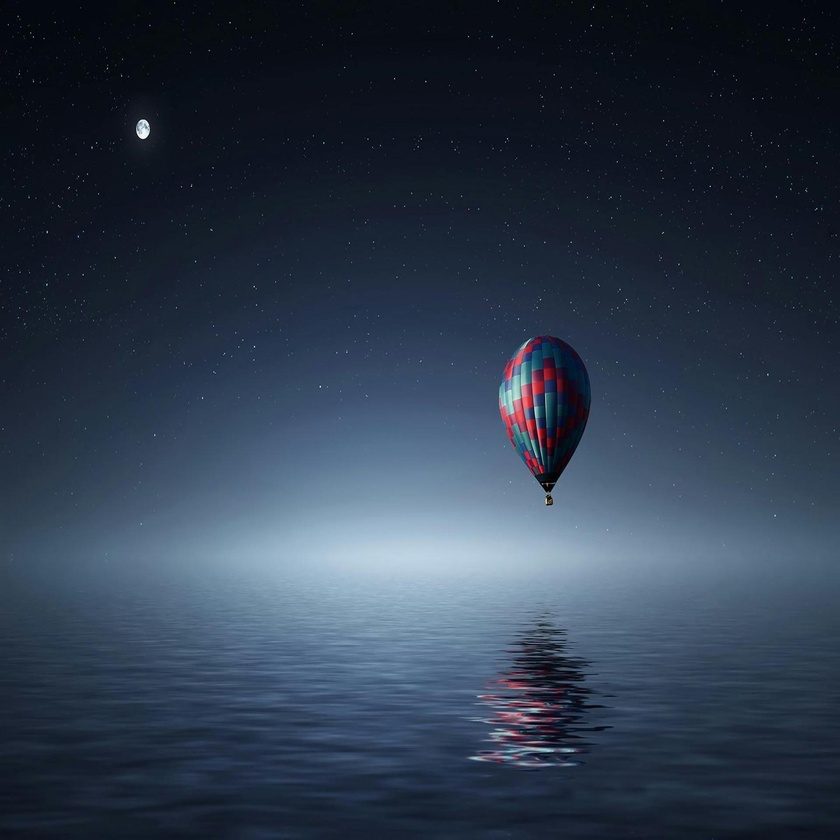
#> input picture testing/test_directory/2048x2048/above-adventure-aerial-air.jpg, 840 x 840 px, shrunk from 2048 x 2048 before the run; its folder holds only this picture in this run
$ python noise_addition.py
#> lines starting #> are read from the running program, lines starting #| are printed output that depends on the picture
import os
import numpy as np
from PIL import Image

# Noise functions
def add_gaussian_noise(image_array, mean=0, sigma=25):
    """Adds Gaussian noise to the image."""
    gaussian_noise = np.random.normal(mean, sigma, image_array.shape)
    noisy_image = image_array + gaussian_noise
    noisy_image = np.clip(noisy_image, 0, 255)
    return noisy_image.astype(np.uint8)

def add_salt_and_pepper_noise(image_array, salt_prob=0.05, pepper_prob=0.05):
    """Adds Salt-and-Pepper noise to the image."""
    noisy_image = np.copy(image_array)
    # Create a random matrix for noise
    rand_matrix = np.random.rand(*image_array.shape[:2])
    # Apply salt noise (white pixels)
    noisy_image[rand_matrix < salt_prob] = 255
    # Apply pepper noise (black pixels)
    noisy_image[rand_matrix > 1 - pepper_prob] = 0
    return noisy_image

def add_speckle_noise(image_array):
    """Adds Speckle noise to the image."""
    noise = np.random.randn(*image_array.shape)
    noisy_image = image_array + image_array * noise
    noisy_image = np.clip(noisy_image, 0, 255)
    return noisy_image.astype(np.uint8)

def add_poisson_noise(image_array):
    """Adds Poisson noise to the image safely."""
    image_array = image_array.astype(np.float32)  # Convert to float
    noisy_image = np.random.poisson(image_array)  # Apply Poisson noise
    noisy_image = np.clip(noisy_image, 0, 255)  # Ensure valid range
    return noisy_image.astype(np.uint8)  # Convert back to uint8

def add_uniform_noise(image_array, low=-50, high=50):
    """Adds Uniform noise to the image."""
    uniform_noise = np.random.uniform(low, high, image_array.shape)
    noisy_image = image_array + uniform_noise
    noisy_image = np.clip(noisy_image, 0, 255)
    return noisy_image.astype(np.uint8)

# Define the noise functions in a dictionary for easy iteration.
noise_functions = {
    "Gaussian": add_gaussian_noise,
    "SaltPepper": add_salt_and_pepper_noise,
    "Speckle": add_speckle_noise,
    "Poisson": add_poisson_noise,
    "Uniform": add_uniform_noise
}

# Define directories
INPUT_FOLDER = "./testing/test_directory/2048x2048"  # Folder containing your watermarked images
OUTPUT_BASE_FOLDER = "./testing/res(with_noise)/2048x2048"   # Base folder to save noisy images

# Create output directories for each noise type
for noise_name in noise_functions.keys():
    output_dir = os.path.join(OUTPUT_BASE_FOLDER, noise_name)
    os.makedirs(output_dir, exist_ok=True)

# Process each image in the input folder
for filename in os.listdir(INPUT_FOLDER):
    if filename.lower().endswith((".png", ".jpg", ".jpeg", ".bmp")):
        input_path = os.path.join(INPUT_FOLDER, filename)
        try:
            with Image.open(input_path) as img:
                # Ensure image is in RGB format
#> img is the input picture: PIL image 840x840 RGB; mean R, G, B 45.3, 58.2, 75.8
                img = img.convert("RGB")
                image_array = np.array(img)
        except Exception as e:
            print(f"⚠ Error opening {filename}: {e}")
            continue

        base_name, _ = os.path.splitext(filename)
        # Apply each noise function and save the resulting image
        for noise_name, noise_func in noise_functions.items():
            try:
                noisy_array = noise_func(image_array)
                noisy_img = Image.fromarray(noisy_array)
                # Construct filename like image1_Gaussian.png
                output_filename = f"{base_name}_{noise_name}.png"
                output_path = os.path.join(OUTPUT_BASE_FOLDER, noise_name, output_filename)
                noisy_img.save(output_path)
                print(f"✔ Saved: {output_path}")
            except Exception as e:
                print(f"⚠ Error processing {filename} with {noise_name} noise: {e}")
#> this loop made 5 passes
#> pass 1, in add_gaussian_noise, `noisy_image = image_array + gaussian_noise`:
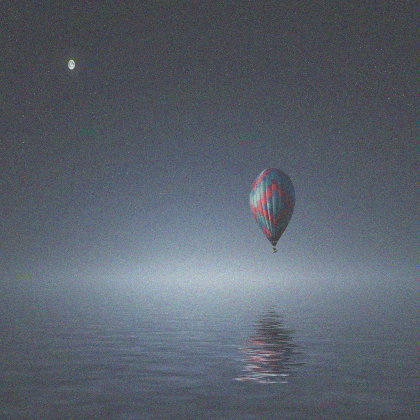
#> noisy_image: shape (840, 840, 3) float64 (shown at 1/2 size); mean R, G, B 45.3, 58.2, 75.8; drawn with min black and max white
#> pass 2, `noisy_array = noise_func(image_array)`:
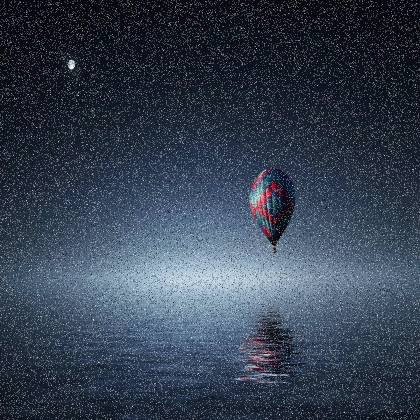
#> noisy_array: shape (840, 840, 3) (shown at 1/2 size); mean R, G, B 53.4, 65.1, 80.9
#> after the loop:
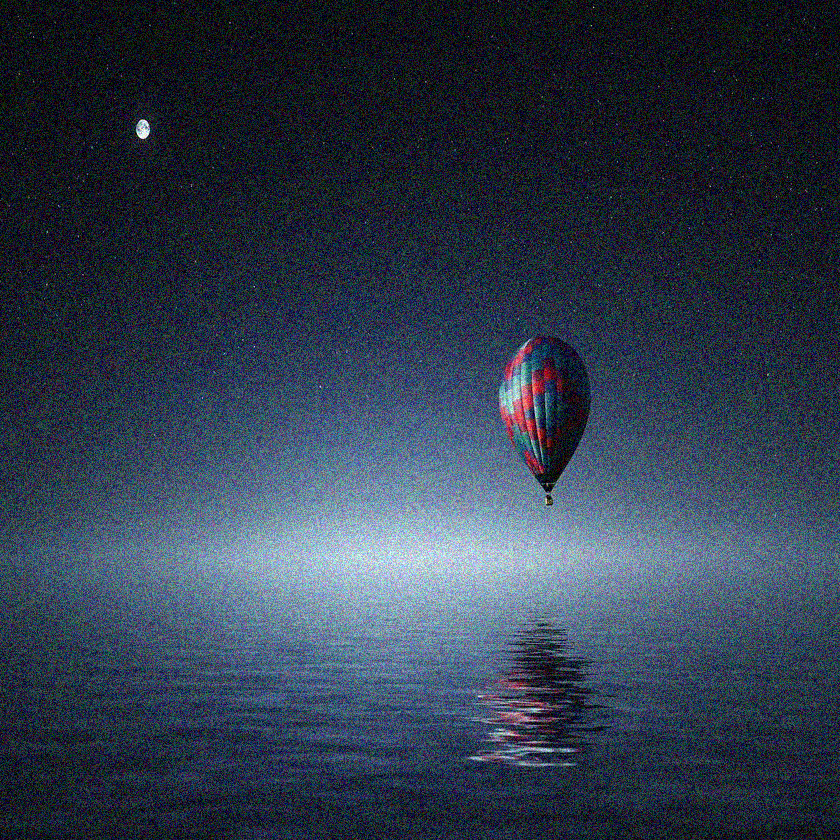
#> noisy_array: shape (840, 840, 3); mean R, G, B 47.8, 59.6, 76.2

print(" All images processed and saved!")

$ run again, on testing/test_directory/2048x2048/air-bubbles-diving-underwater-blow-62307.jpeg
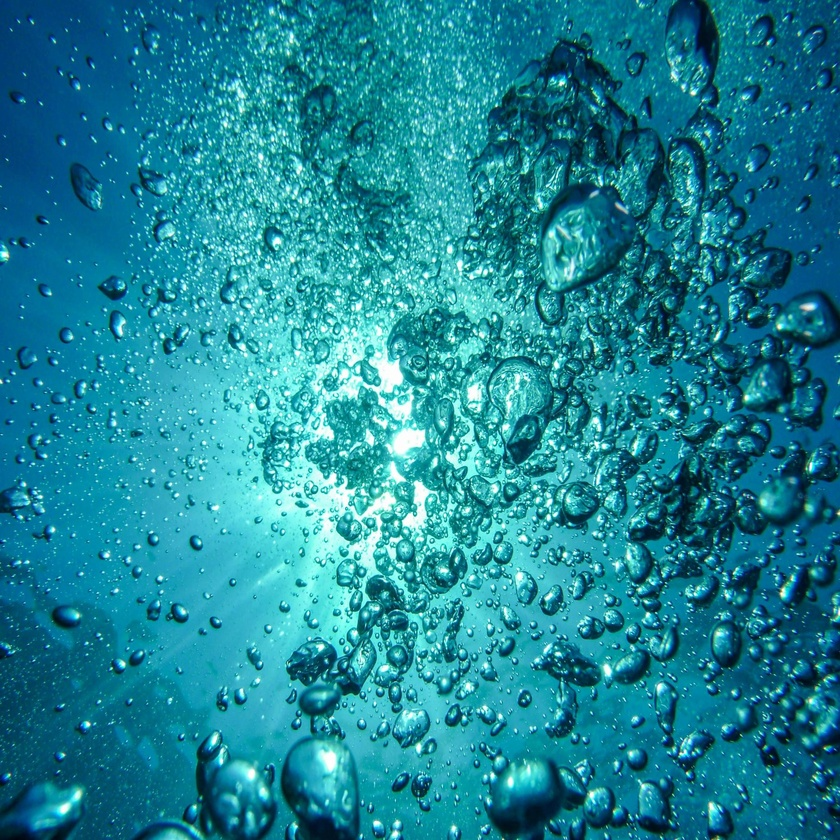
#> input picture testing/test_directory/2048x2048/air-bubbles-diving-underwater-blow-62307.jpeg, 840 x 840 px, shrunk from 2048 x 2048 before the run
#> img is the input picture: PIL image 840x840 RGB; mean R, G, B 29, 132.9, 151.1
#> the loop `for noise_name, noise_func in noise_functions.items():` made 5 passes
#> pass 1, in add_gaussian_noise, `noisy_image = image_array + gaussian_noise`:
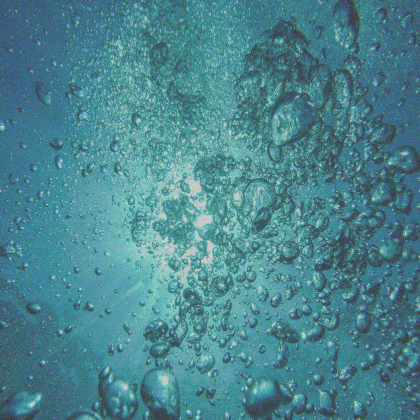
#> noisy_image: shape (840, 840, 3) float64 (shown at 1/2 size); mean R, G, B 29, 132.9, 151.1; drawn with min black and max white
#> after the loop `for noise_name, noise_func in noise_functions.items():`:
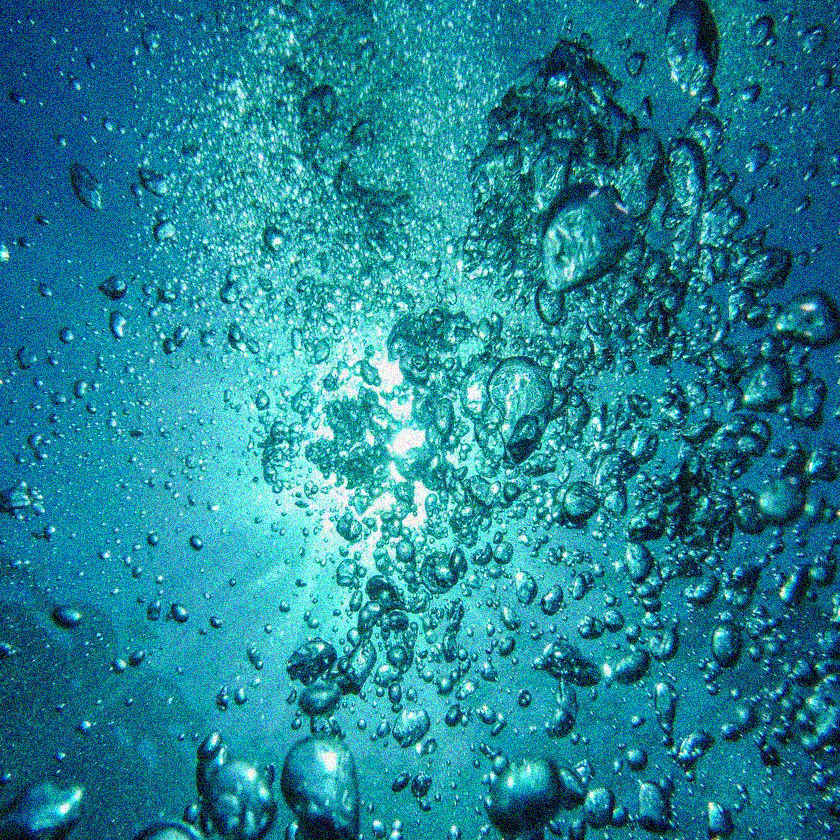
#> noisy_array: shape (840, 840, 3); mean R, G, B 35.6, 131.8, 150
